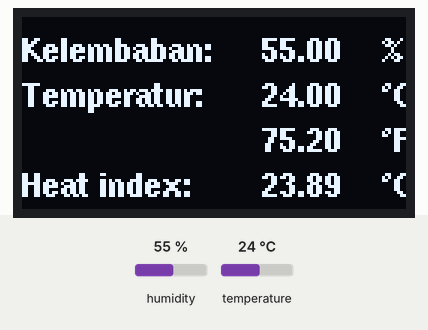
A sketch run on a simulated Arduino Uno, built with avr-gcc and run on an emulated ATmega328P. On the bench: 128×64 one-colour display. The inputs (shaded band) are chosen by the test bench; at power-on: humidity 55 %, temperature 24 °C. What the sketch prints to the serial monitor is not drawn.

Above: at 3.4 s.
3.5 s: humidity set to 22 %
At 6.6 s:
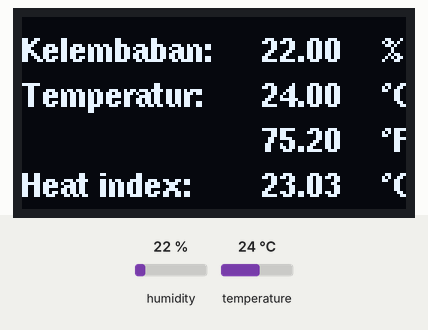
7.1 s: temperature set to 12 °C
At 9.1 s:
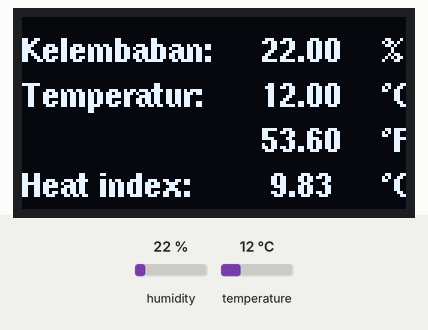
10.7 s: humidity set to 40 %
At 13.2 s:
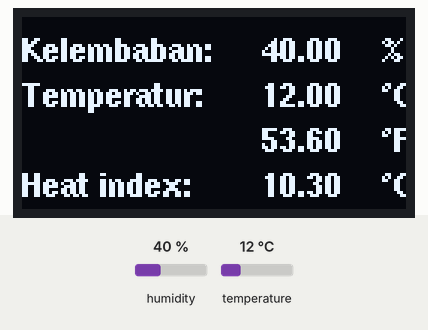
14.3 s: temperature set to 19 °C
At 16.2 s:
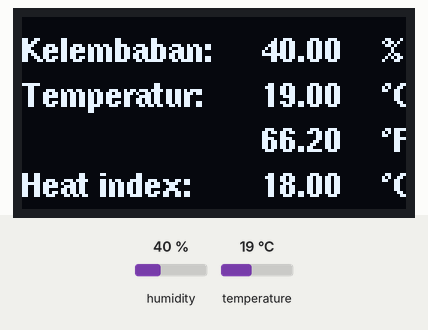
Timing chart, 0 to 17.7 s (numbered marks = the images above; inputs shaded):
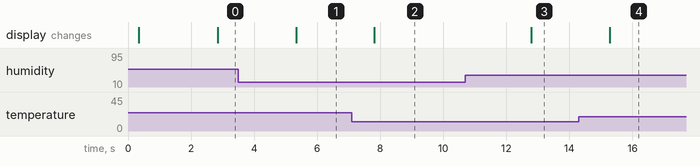

The sketch:

DHT_to_MQTT.ino
```cpp
#include <Wire.h> //library buat i2C
#include "DHT.h" //library buat DHT

/*library buat grafik sama OLED*/
//#include <Adafruit_GFX.h>
//#include <Adafruit_SSD1306.h>
#include <Adafruit_Sensor.h>
#include "U8glib.h"
U8GLIB_SSD1306_128X64 u8g(U8G_I2C_OPT_NONE|U8G_I2C_OPT_DEV_0);

#define DHTSensorPin 14
#define SCREEN_WIDTH 128
#define SCREEN_HEIGHT 64
#define TIPEDHT DHT11 //terserah mau diisi apa, untuk mendeklarasikan sensor DHT

//reset pin, tidak digunakan, tapi dibutuhkan untuk library
//#define OLED_RESET 4
//Adafruit_SSD1306 display(SCREEN_WIDTH, SCREEN_HEIGHT, &Wire, OLED_RESET);

DHT dht(DHTSensorPin, TIPEDHT);
//#define TIPEDHT   DHT22     // DHT 22 (AM2302)
//#define TIPEDHT    DHT21     // DHT 21 (AM2301)

float kelembaban;
float suhuC;
float suhuF;
char str[10];

void drawTest(void) {
  u8g.setFont(u8g_font_helvB08);
  u8g.drawStr( 0, 15, "Monitoring Kelembaban");
  u8g.drawStr( 0, 30, "dan Suhu Ruangan  ");
  u8g.drawStr( 0, 45, "Loading...  ");
}


void setup()
{
  Serial.begin(9600);
  dht.begin();
  Serial.println("DHT11 Test");

  dht.begin();
  u8g.firstPage();
  do {
    drawTest();
  } while( u8g.nextPage() );

}

void loop()
{
  delay(2000); //delay sebelum pengukuran, agar lebih stabil
  kelembaban = dht.readHumidity(); //membaca kelembaban
  suhuC      = dht.readTemperature(); // membaca suhu default, Celcius
  suhuF      = dht.readTemperature(true); // membaca suhu Fahrenheit, isFahrenheit = true

  //Ngecek jika ada pembacaan yang gagal dan keluar secepatnya (lalu mencoba ulang)
  if (isnan(kelembaban) || isnan(suhuC) || isnan(suhuF)) {
    Serial.println("Failed to read from DHT sensor!");
    return;
  }

    // Compute heat index in Fahrenheit (the default)
    float hif = dht.computeHeatIndex(suhuF, kelembaban);
    // Compute heat index in Celsius (isFahreheit = false)
    float hic = dht.computeHeatIndex(suhuC, kelembaban, false);


  Serial.print("Kelembaban:");
  Serial.print(kelembaban);
  Serial.print("%\t");

  Serial.print("Temperatur (C):");
  Serial.print(suhuC);
  Serial.print("*C  ");
  Serial.print(" ~ (F):");
  Serial.print(suhuF);
  Serial.print("*F\t");

  Serial.print("Heat index: ");
  Serial.print(hic);
  Serial.print(" *C ");
  Serial.print(hif);
  Serial.println(" *F");

    // picture loop
  u8g.firstPage();
  do {
    u8g.setFont(u8g_font_helvB08);

    u8g.drawStr( 0, 15, "Kelembaban:");
    u8g.drawStr( 80, 15, dtostrf(kelembaban, 5, 2, str));
    u8g.drawStr( 120, 15, "%");

    u8g.drawStr( 0, 30, "Temperatur:");
    u8g.drawStr( 80, 30, dtostrf(suhuC, 5, 2, str));
    u8g.drawStr( 120, 30, "\260C");

    u8g.drawStr( 80, 45, dtostrf(suhuF, 5, 2, str));
    u8g.drawStr( 120, 45, "\260F");

    u8g.drawStr( 0, 60, "Heat index:");
    u8g.drawStr( 80, 60, dtostrf(hic, 5, 2, str));
    u8g.drawStr( 120, 60, "\260C");


  } while( u8g.nextPage() );

}
```

Measured:
- after the input at 3.5 s, the display: changes after 1.8 s (image 1)
- after the input at 7.1 s, the display: changes after 0.71 s (image 2)
- after the input at 10.7 s, the display: changes after 2.1 s (image 3)
- after the input at 14.3 s, the display: changes after 0.99 s (image 4)
